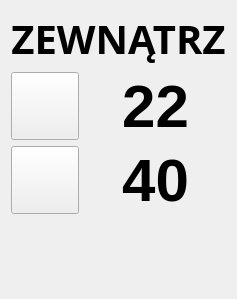
           <widget class="QWidget" name="outside_widget" native="true">
            <property name="styleSheet">
             <string notr="true">QWidget#outside_widget {border: 4px ridge rgb(170, 170, 170)}</string>
            </property>
            <layout class="QGridLayout" name="gridLayout_15">
             <item row="0" column="0">
              <layout class="QGridLayout" name="sum_out_layout">
               <item row="3" column="3">
                <widget class="QLabel" name="label_10">
                 <property name="sizePolicy">
                  <sizepolicy hsizetype="Preferred" vsizetype="Minimum">
                   <horstretch>0</horstretch>
                   <verstretch>0</verstretch>
                  </sizepolicy>
                 </property>
                 <property name="font">
                  <font>
                   <pointsize>20</pointsize>
                   <weight>75</weight>
                   <italic>false</italic>
                   <bold>true</bold>
                   <underline>false</underline>
                  </font>
                 </property>
                 <property name="text">
                  <string/>
                 </property>
                 <property name="alignment">
                  <set>Qt::AlignCenter</set>
                 </property>
                </widget>
               </item>
               <item row="2" column="1">
                <widget class="QPushButton" name="sum_out_hum_icon">
                 <property name="sizePolicy">
                  <sizepolicy hsizetype="Minimum" vsizetype="Minimum">
                   <horstretch>0</horstretch>
                   <verstretch>0</verstretch>
                  </sizepolicy>
                 </property>
                 <property name="minimumSize">
                  <size>
                   <width>30</width>
                   <height>30</height>
                  </size>
                 </property>
                 <property name="styleSheet">
                  <string notr="true">border-image: url(:/bitmaps/humidity.svg)</string>
                 </property>
                 <property name="text">
                  <string/>
                 </property>
                </widget>
               </item>
               <item row="1" column="2" colspan="2">
                <widget class="QLabel" name="sum_out_temp">
                 <property name="sizePolicy">
                  <sizepolicy hsizetype="Preferred" vsizetype="Minimum">
                   <horstretch>0</horstretch>
                   <verstretch>0</verstretch>
                  </sizepolicy>
                 </property>
                 <property name="font">
                  <font>
                   <family>Ubuntu</family>
                   <pointsize>45</pointsize>
                   <weight>75</weight>
                   <bold>true</bold>
                  </font>
                 </property>
                 <property name="text">
                  <string>22</string>
                 </property>
                 <property name="alignment">
                  <set>Qt::AlignCenter</set>
                 </property>
                </widget>
               </item>
               <item row="2" column="2" colspan="2">
                <widget class="QLabel" name="sum_out_hum">
                 <property name="sizePolicy">
                  <sizepolicy hsizetype="Preferred" vsizetype="Minimum">
                   <horstretch>0</horstretch>
                   <verstretch>0</verstretch>
                  </sizepolicy>
                 </property>
                 <property name="font">
                  <font>
                   <family>Ubuntu</family>
                   <pointsize>45</pointsize>
                   <weight>75</weight>
                   <bold>true</bold>
                  </font>
                 </property>
                 <property name="text">
                  <string>40</string>
                 </property>
                 <property name="alignment">
                  <set>Qt::AlignCenter</set>
                 </property>
                </widget>
               </item>
               <item row="1" column="1">
                <widget class="QPushButton" name="sum_out_temp_icon">
                 <property name="sizePolicy">
                  <sizepolicy hsizetype="Minimum" vsizetype="Minimum">
                   <horstretch>0</horstretch>
                   <verstretch>0</verstretch>
                  </sizepolicy>
                 </property>
                 <property name="minimumSize">
                  <size>
                   <width>30</width>
                   <height>30</height>
                  </size>
                 </property>
                 <property name="styleSheet">
                  <string notr="true">border-image: url(:/bitmaps/thermometer.svg)</string>
                 </property>
                 <property name="text">
                  <string/>
                 </property>
                </widget>
               </item>
               <item row="0" column="1" colspan="3">
                <widget class="QLabel" name="outside_label">
                 <property name="sizePolicy">
                  <sizepolicy hsizetype="Preferred" vsizetype="Maximum">
                   <horstretch>0</horstretch>
                   <verstretch>0</verstretch>
                  </sizepolicy>
                 </property>
                 <property name="font">
                  <font>
                   <family>Ink Free</family>
                   <pointsize>30</pointsize>
                   <weight>75</weight>
                   <bold>true</bold>
                  </font>
                 </property>
                 <property name="text">
                  <string>ZEWNĄTRZ</string>
                 </property>
                 <property name="alignment">
                  <set>Qt::AlignCenter</set>
                 </property>
                </widget>
               </item>
               <item row="4" column="3">
                <widget class="QLabel" name="label_11">
                 <property name="sizePolicy">
                  <sizepolicy hsizetype="Preferred" vsizetype="Minimum">
                   <horstretch>0</horstretch>
                   <verstretch>0</verstretch>
                  </sizepolicy>
                 </property>
                 <property name="font">
                  <font>
                   <pointsize>20</pointsize>
                   <weight>75</weight>
                   <italic>false</italic>
                   <bold>true</bold>
                   <underline>false</underline>
                  </font>
                 </property>
                 <property name="text">
                  <string/>
                 </property>
                 <property name="alignment">
                  <set>Qt::AlignCenter</set>
                 </property>
                </widget>
               </item>
              </layout>
             </item>
            </layout>
           </widget>
